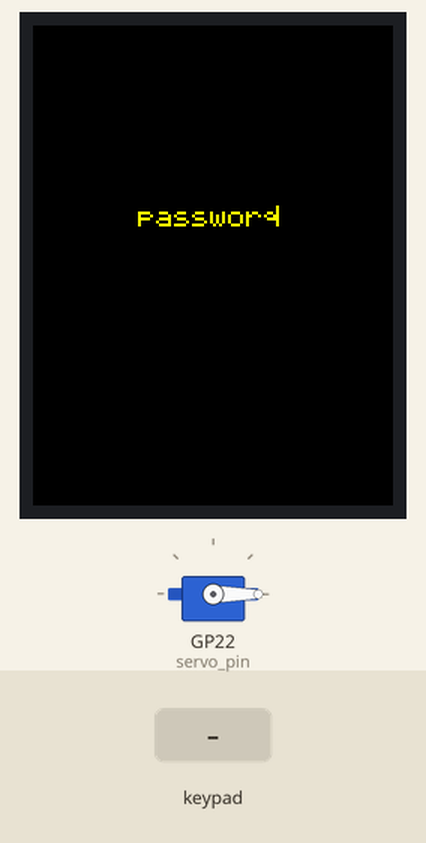
Bench run of a program on a simulated Raspberry Pi Pico running MicroPython. Parts: 240×320 colour display, servo. Wiring (from the project's diagram.json): servo on GP22. Inputs (shaded band) come from the test bench. Servo angles are drawn from the pulse width (0.5 ms = 0°, 2.5 ms = 180°); library files of the repository ran but are not shown: ili9341.py; what the program prints to the serial console is not drawn.

Above: at 1.5 s.
1.6 s: keypad keys 1 2 3 4 pressed 0.4 s apart
At 4.7 s:
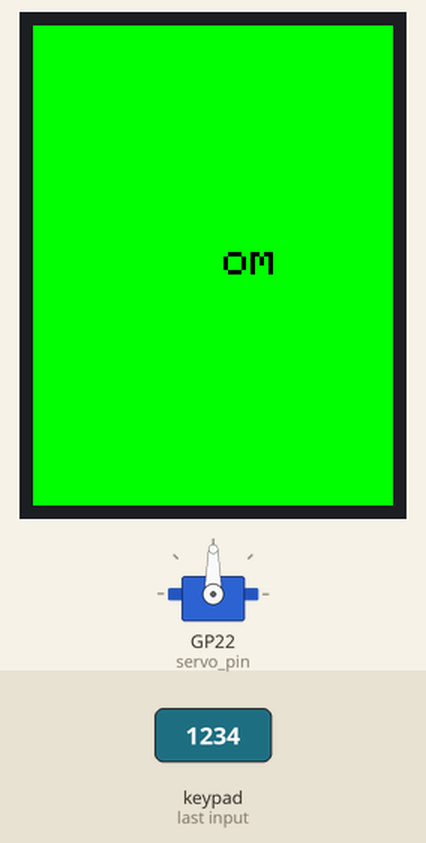
At 7.0 s:
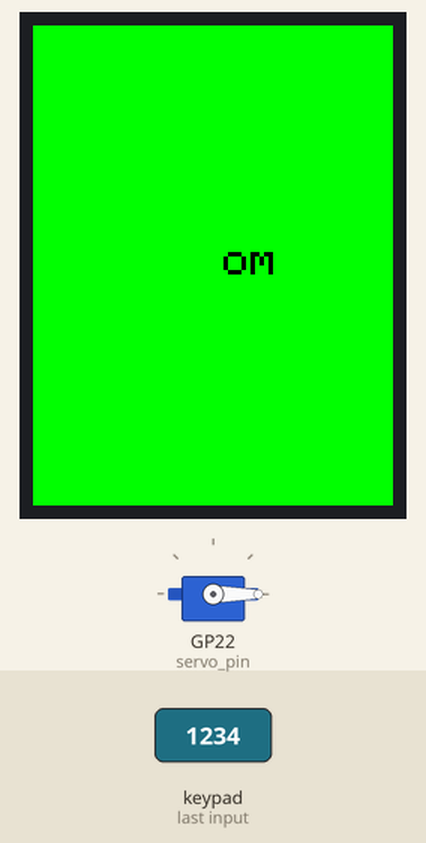
Timing chart, 0 to 8.5 s (numbered marks = the images above; inputs shaded):
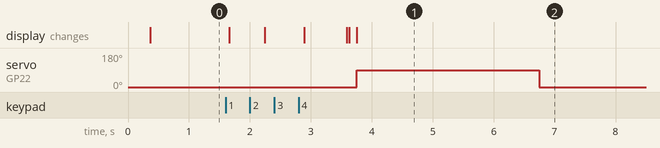

Measured:
- after the input at 1.6 s, servo on GP22 (servo_pin): 0° → 90° after 2.2 s, → 0° 3.0 s later; the display: first changes after 0.06 s (image 1 shows a later state)

The program:

main.py
```python
import time
import machine
import ili9341

spi = machine.SPI(0,
                baudrate=40000000,
                polarity=1,
                phase=0,
                sck=machine.Pin(18),
                mosi=machine.Pin(19))


tft_cs = machine.Pin(17, machine.Pin.OUT)
tft_dc = machine.Pin(20, machine.Pin.OUT)
tft_rst = machine.Pin(21, machine.Pin.OUT)

display = ili9341.ILI9341(spi, cs=tft_cs, dc=tft_dc, rst=tft_rst, w=240, h=320, r=0)
bg_color = ili9341.color565(0, 0, 0)
text_color = ili9341.color565(255, 255, 0)
button_color = ili9341.color565(255, 255, 255)
right_password_color = ili9341.color565(0, 255, 0)
wrong_password_color = ili9341.color565(255, 0, 0)
display.fill(bg_color)

servo_pin = machine.Pin(22)
servo = machine.PWM(servo_pin)
servo.freq(50)

def rotation_servo(sudut):
    duty = int(1638 + (sudut / 180) * (8192 - 1638))
    servo.duty_u16(duty)

rotation_servo(0)

row_pins = [
    machine.Pin(2, machine.Pin.OUT),
    machine.Pin(3, machine.Pin.OUT),
    machine.Pin(4, machine.Pin.OUT),
    machine.Pin(5, machine.Pin.OUT)]

col_pins =[
    machine.Pin(6, machine.Pin.IN, machine.Pin.PULL_DOWN),
    machine.Pin(7, machine.Pin.IN, machine.Pin.PULL_DOWN),
    machine.Pin(8, machine.Pin.IN, machine.Pin.PULL_DOWN),
    machine.Pin(9, machine.Pin.IN, machine.Pin.PULL_DOWN)]

keys = [
    ['1','2','3','A'],
    ['4','5','6','B'],
    ['7','8','9','C'],
    ['*','0','#','D']]

def keypad():
    for r_idx, row in enumerate(row_pins):
        row.high()

        for c_idx, col in enumerate(col_pins):
            if col.value() == 1:
                row.low()
                return keys[r_idx][c_idx]

        row.low()
    return None

password_default = '1234'
input_password = ''

def position_x_input(text_lenght_on_screen):
    screen_width = text_lenght_on_screen * 28
    return int((240 - screen_width) / 2)

def reset_display():
    global input_password
    input_password = ''
    display.fill(bg_color)
    display.text('password', 70, 120, text_color, bg_color, 2)

reset_display()

while True:
    tombol = keypad()

    if tombol is not None:
        print('active', tombol)

        if tombol != '#' and tombol != '*':
            if len(input_password) > 0:
                old_location = position_x_input(len(input_password))
                display.text(" " * len(input_password), old_location, 160, bg_color, bg_color, 4)

            input_password += tombol

            location_text = position_x_input(len(input_password))
            display.text(input_password, location_text, 160, button_color, bg_color, 4)

            if len(input_password) == 4:

                if input_password == password_default:
                    display.fill(right_password_color)
                    display.text('Welcome', 55, 145, bg_color, right_password_color, 3)
                    rotation_servo(90)
                    time.sleep(3)
                    rotation_servo(0)
                    time.sleep(3)
                    reset_display()

                else:
                    display.fill(wrong_password_color)
                    display.text('Try again', 40, 145, bg_color, wrong_password_color, 2)
                    time.sleep(1.5)
                    reset_display()

        time.sleep(0.5)

    else:
        time.sleep(0.05)
```
